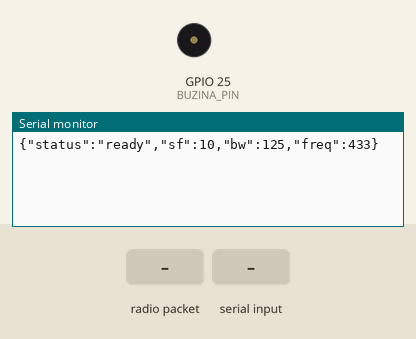
This sketch was run on a simulated ESP32. Parts: buzzer (waves = sounding, pin HIGH), the last lines printed to the serial monitor. Inputs (shaded band) come from the test bench. No radio packets arrive unless stated.

Above: at 1.2 s.
1.3 s: radio packet "BUZINA_ON" arrives
At 2.1 s:
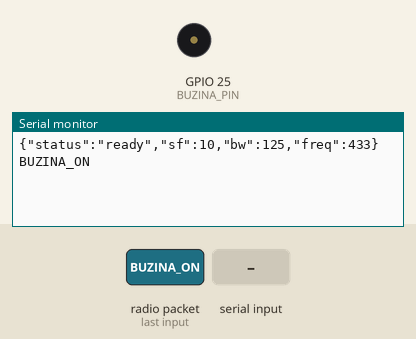
2.8 s: "BUZINA_ON\n" received over Serial
At 3.2 s:
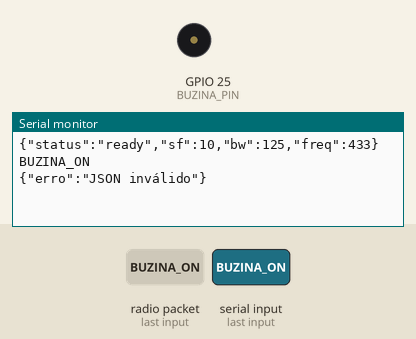
4.3 s: radio packet "BUZINA_OFF" arrives
At 5.5 s:
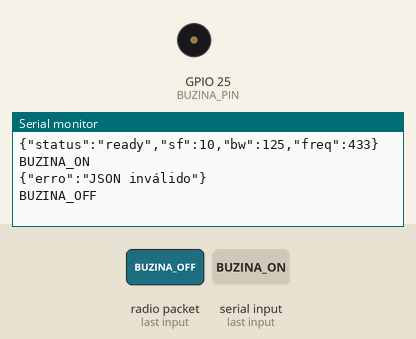
5.8 s: radio packet "1" arrives
At 6.7 s:
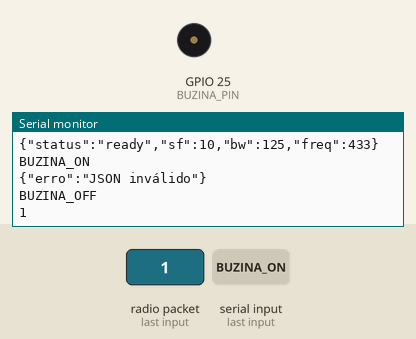

Measured:
- after the input at 1.3 s, the serial monitor: prints a new line at once (image 1)
- after the input at 2.8 s, the serial monitor: prints a new line at once (image 2)
- after the input at 4.3 s, the serial monitor: prints a new line at once (image 3)
- after the input at 5.8 s, the serial monitor: prints a new line at once (image 4)

The sketch:

ESP32_Topo_Bridge.ino
```cpp
/*
 * ESP32_Topo_Bridge.ino
 *
 * Bridge: LoRa ↔ Serial (Python)
 * Buzina: GPIO25 (via relé)
 *
 * Config LoRa: SF10 BW125 433MHz
 */

#include <LoRa.h>
#include <ArduinoJson.h>

// ===== CONFIG LoRa =====
#define LORA_SS    5
#define LORA_RST   14
#define LORA_DIO0  2
#define SF         10
#define BW         125000
#define FREQ       433E6

// ===== CONFIG Buzina =====
#define BUZINA_PIN 25

void setup() {
  Serial.begin(115200);

  // Buzina
  pinMode(BUZINA_PIN, OUTPUT);
  digitalWrite(BUZINA_PIN, LOW);

  // LoRa
  LoRa.setPins(LORA_SS, LORA_RST, LORA_DIO0);
  if (!LoRa.begin(FREQ)) {
    Serial.println("{\"erro\":\"LoRa init failed\"}");
    while (1);
  }
  LoRa.setSpreadingFactor(SF);
  LoRa.setSignalBandwidth(BW);

  Serial.println("{\"status\":\"ready\",\"sf\":10,\"bw\":125,\"freq\":433}");
}

void loop() {
  // ===== COMANDOS DO PYTHON (Serial) =====
  if (Serial.available()) {
    String linha = Serial.readStringUntil('\n');
    linha.trim();

    if (linha.length() == 0) return;

    // Parse JSON
    StaticJsonDocument<512> doc;
    DeserializationError error = deserializeJson(doc, linha);

    if (error) {
      Serial.println("{\"erro\":\"JSON inválido\"}");
      return;
    }

    // COMANDO: Ligar buzina
    if (doc.containsKey("cmd") && doc["cmd"] == "BUZINA_ON") {
      digitalWrite(BUZINA_PIN, HIGH);

      // Notifica chegada via LoRa
      LoRa.beginPacket();
      LoRa.print("{\"event\":\"LARGADA\"}");
      LoRa.endPacket();

      Serial.println("{\"buzina\":\"on\"}");
    }

    // COMANDO: Desligar buzina
    else if (doc.containsKey("cmd") && doc["cmd"] == "BUZINA_OFF") {
      digitalWrite(BUZINA_PIN, LOW);
      Serial.println("{\"buzina\":\"off\"}");
    }

    // RESPOSTA API (para enviar via LoRa)
    else if (doc.containsKey("status") && doc.containsKey("body")) {
      // Python mandou resposta da API
      // Envia via LoRa para chegada

      String response;
      serializeJson(doc, response);

      // Fragmenta se > 200 bytes
      if (response.length() > 200) {
        // TODO: fragmentação
        Serial.println("{\"aviso\":\"resposta grande: " + String(response.length()) + " bytes\"}");
      }

      LoRa.beginPacket();
      LoRa.print(response);
      LoRa.endPacket();

      Serial.println("{\"lora_tx\":\"ok\"}");
    }
  }

  // ===== MENSAGENS DO LoRa (Chegada) =====
  int packetSize = LoRa.parsePacket();
  if (packetSize) {
    String msg = "";
    while (LoRa.available()) {
      msg += (char)LoRa.read();
    }

    // Envia para Python processar
    Serial.println(msg);
  }

  delay(2);
}
```
